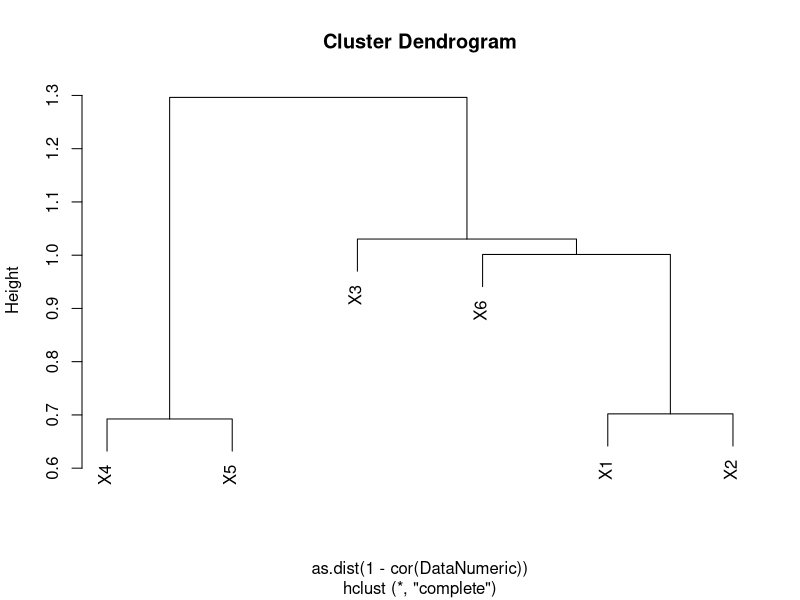
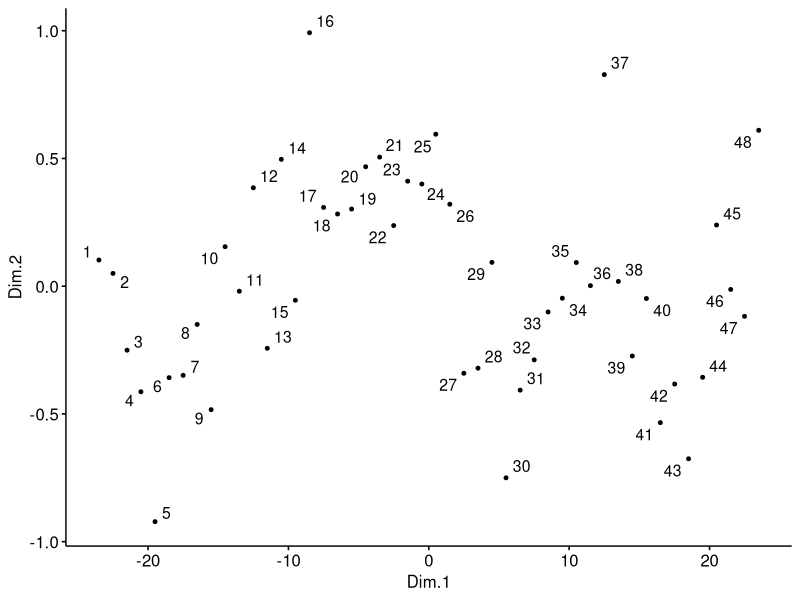
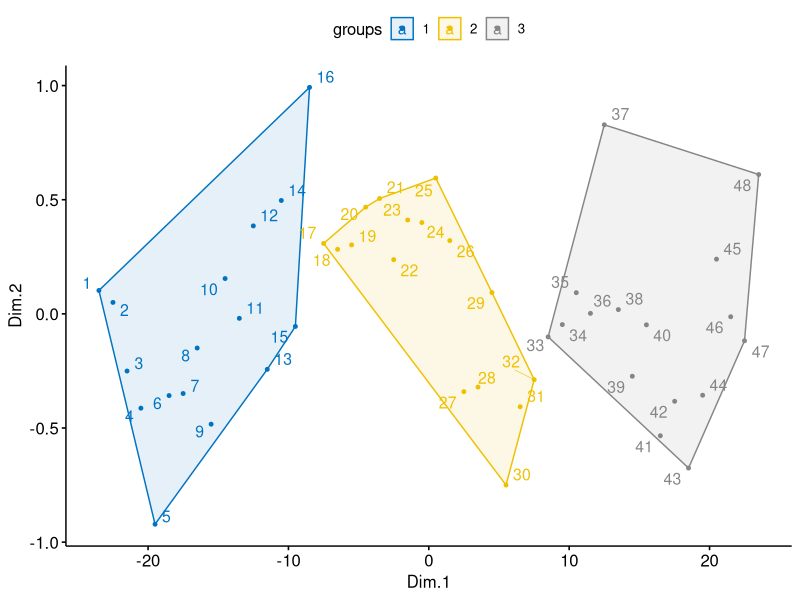

Write R code to recreate these figures, in order.
#Library untuk data excel
library(readxl)

#Library untuk MDS
library(magrittr)
library(dplyr)
library(ggpubr)
library(MASS)

#Membaca file data excel
data <- read_excel("12_Multidimensional Scaling/IC_Data MDS.xlsx")

#Mengecek file excel sudah dapat terbaca
View(data)
head(data)

#Subset data -> Untuk mengambil data x1-x6 tanpa kolom responden
DataNumeric = subset(data, select=c(2,3,4,5,6,7))
head(DataNumeric)

#Matrix dari data
DataNumericMatrix = as.matrix(DataNumeric)
print(DataNumericMatrix)
print(cor(DataNumeric))

#Buat dendogram
plot(hclust(as.dist(1-cor(DataNumeric))))

#Chart
rownames(data, do.NULL = TRUE,prefix = "1" )
Datax <- data[,-1]
Datax <- as.matrix(data)

#Mencari solusi MDS 
#Kruskal's non-metric multidimensional scalling
# Komputasi MDS
mds <- data %>%
  dist() %>%          
  cmdscale() %>%
  as_tibble()
colnames(mds) <- c("Dim.1", "Dim.2")
# Plot MDS
ggscatter(mds, x = "Dim.1", y = "Dim.2", 
          label = rownames(data),
          size = 1,
          repel = TRUE)

# K-means clustering agar terlihat kluster akhir
clust <- kmeans(mds, 3)$cluster %>%
  as.factor()
mds <- mds %>%
  mutate(groups = clust)
# Plot and color by groups
ggscatter(mds, x = "Dim.1", y = "Dim.2", 
          label = rownames(data),
          color = "groups",
          palette = "jco",
          size = 1, 
          ellipse = TRUE,
          ellipse.type = "convex",
          repel = TRUE)
